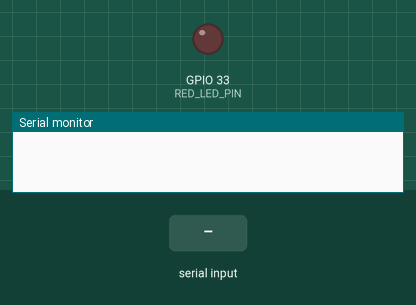
Simulated run of this sketch. Board: Seeed XIAO ESP32-S3. Shown: output pins drawn as LEDs (lit = HIGH), the last lines printed to the serial monitor. The test bench sets the inputs (shaded band).

Above: at 0.0 s.
At 1.8 s:
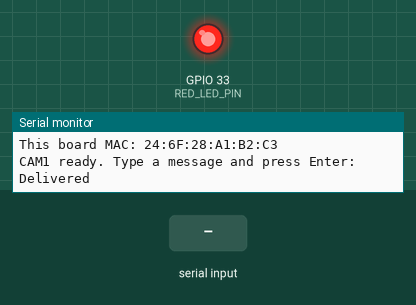
1.9 s: "1\n" received over Serial
At 2.5 s:
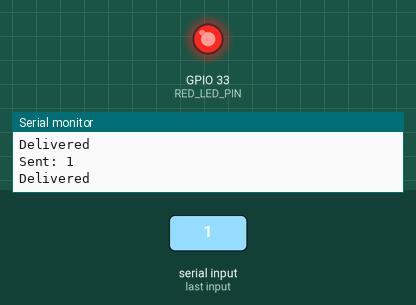
Timing chart, 0 to 4.9 s (numbered marks = the images above; inputs shaded):
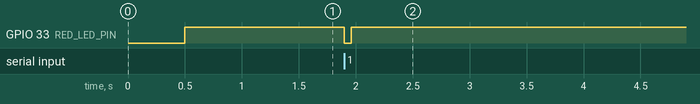

Measured:
- after the input at 1.9 s, GPIO 33 (RED_LED_PIN): HIGH → LOW at once, → HIGH 0.06 s later

The sketch:

esp32cam_as_sender_espnow.ino
```cpp
/*
  ESP32-CAM - ESP-NOW Sender (brownout-safe)
  Board: AI Thinker ESP32-CAM
  Type text in Serial Monitor (115200, Newline) -> shows on OLED of XIAO ESP32S3
*/

#include <WiFi.h>
#include <esp_now.h>
#include "soc/soc.h"
#include "soc/rtc_cntl_reg.h"
#include "esp_wifi.h"

#define BOARD_ID 1          // <<< change to 2 and 3 for the other boards
#define RED_LED_PIN 33      // red LED on back (active LOW)

// Receiver: XIAO ESP32S3  1C:DB:D4:75:DC:C4
uint8_t receiverMAC[] = {0x1C, 0xDB, 0xD4, 0x75, 0xDC, 0xC4};

typedef struct {
  uint8_t id;
  char msg[64];
} Packet;

Packet p;

void blinkLed() {
  digitalWrite(RED_LED_PIN, LOW);
  delay(60);
  digitalWrite(RED_LED_PIN, HIGH);
}

#if ESP_ARDUINO_VERSION >= ESP_ARDUINO_VERSION_VAL(3, 3, 0)
void OnDataSent(const wifi_tx_info_t *info, esp_now_send_status_t status) {
#else
void OnDataSent(const uint8_t *mac, esp_now_send_status_t status) {
#endif
  Serial.println(status == ESP_NOW_SEND_SUCCESS ? "Delivered" : "Delivery failed");
}

bool sendMessage(const String &text) {
  p.id = BOARD_ID;
  memset(p.msg, 0, sizeof(p.msg));
  text.toCharArray(p.msg, sizeof(p.msg));   // max 63 chars
  return esp_now_send(receiverMAC, (uint8_t *)&p, sizeof(p)) == ESP_OK;
}

void setup() {
  // Disable brownout reset (use together with proper power)
  WRITE_PERI_REG(RTC_CNTL_BROWN_OUT_REG, 0);

  Serial.begin(115200);
  delay(500);

  pinMode(RED_LED_PIN, OUTPUT);
  digitalWrite(RED_LED_PIN, HIGH);

  WiFi.mode(WIFI_STA);
  WiFi.disconnect();
  delay(100);

  // Lower TX power to reduce current spikes (still fine for short/medium range)
  WiFi.setTxPower(WIFI_POWER_11dBm);

  Serial.print("This board MAC: ");
  Serial.println(WiFi.macAddress());

  if (esp_now_init() != ESP_OK) {
    Serial.println("ESP-NOW init failed");
    delay(1000);
    ESP.restart();
  }

  esp_now_register_send_cb(OnDataSent);

  esp_now_peer_info_t peer = {};
  memcpy(peer.peer_addr, receiverMAC, 6);
  peer.channel = 0;
  peer.encrypt = false;

  if (esp_now_add_peer(&peer) != ESP_OK) {
    Serial.println("Failed to add peer");
    return;
  }

  Serial.printf("CAM%d ready. Type a message and press Enter:\n", BOARD_ID);
  sendMessage("online");
}

void loop() {
  if (Serial.available()) {
    String input = Serial.readStringUntil('\n');
    input.trim();

    if (input.length() > 0) {
      if (sendMessage(input)) {
        Serial.println("Sent: " + input);
        blinkLed();
      } else {
        Serial.println("Send error");
      }
    }
  }
}
```
